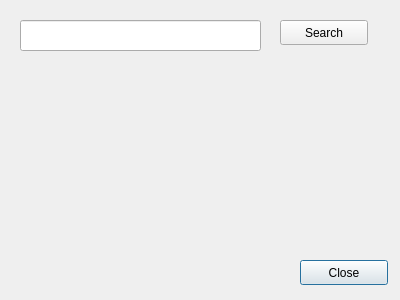
<?xml version="1.0" encoding="UTF-8"?>
<ui version="4.0">
 <class>FindRecordBySurnameForm</class>
 <widget class="QDialog" name="FindRecordBySurnameForm">
  <property name="geometry">
   <rect>
    <x>0</x>
    <y>0</y>
    <width>400</width>
    <height>300</height>
   </rect>
  </property>
  <property name="windowTitle">
   <string>Dialog</string>
  </property>
  <widget class="QPushButton" name="pushButton">
   <property name="geometry">
    <rect>
     <x>300</x>
     <y>260</y>
     <width>88</width>
     <height>25</height>
    </rect>
   </property>
   <property name="text">
    <string>Close</string>
   </property>
  </widget>
  <widget class="QLineEdit" name="lineEdit">
   <property name="geometry">
    <rect>
     <x>20</x>
     <y>20</y>
     <width>241</width>
     <height>31</height>
    </rect>
   </property>
  </widget>
  <widget class="QLabel" name="label">
   <property name="geometry">
    <rect>
     <x>25</x>
     <y>76</y>
     <width>341</width>
     <height>161</height>
    </rect>
   </property>
   <property name="text">
    <string/>
   </property>
  </widget>
  <widget class="QPushButton" name="pushButton_2">
   <property name="geometry">
    <rect>
     <x>280</x>
     <y>20</y>
     <width>88</width>
     <height>25</height>
    </rect>
   </property>
   <property name="text">
    <string>Search</string>
   </property>
  </widget>
 </widget>
 <resources/>
 <connections/>
</ui>
